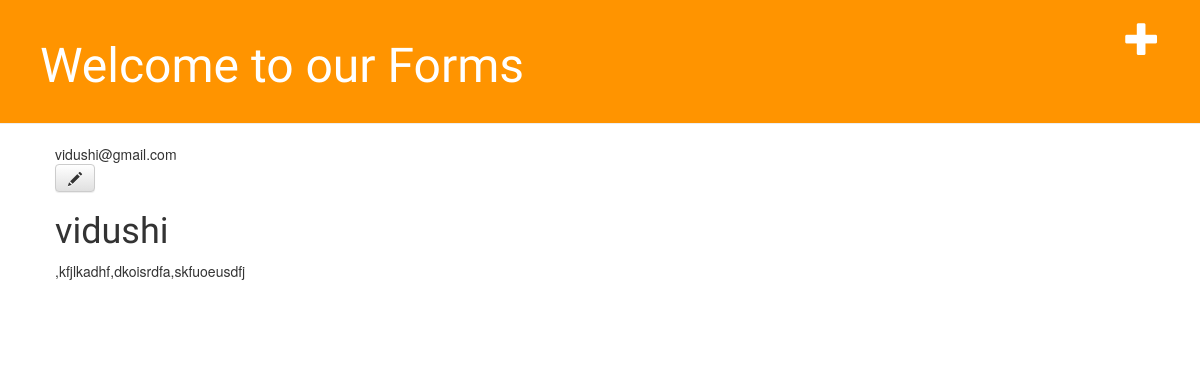
Before: /one/post/2/ with the older database file.
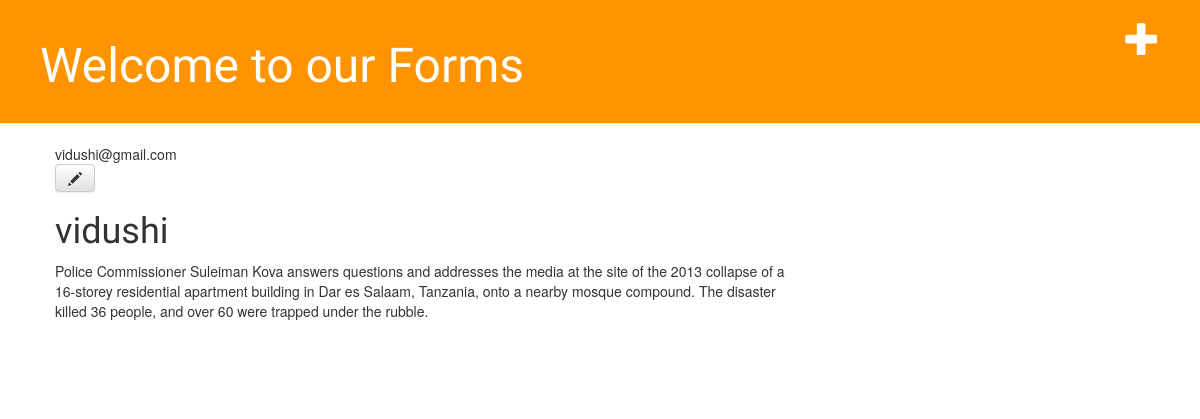
After: the same page with the newer database file.
### one/models.py (models this page shows, shortened)
class formy(models.Model):
    name = models.CharField(max_length=200)
    emailid = models.CharField(max_length=200)
    address = models.CharField(max_length=200)
    reviews = models.TextField()

### one/views.py (the view)
# urls.py: url(r'^post/(?P<pk>\d+)/$', views.post_detail, name='post_detail'),
def post_detail(request, pk):
    post = get_object_or_404(formy, pk=pk)
    return render(request, 'post_detail.html', {'post': post})

### one/templates/post_detail.html
{% extends 'base.html' %}
{% block content %}
    <div class="post">
        {% if post.emailid %}
            <div class="email">
                {{ post.emailid }}
            </div>
        {% endif %}
        <a class="btn btn-default" href="{% url 'post_edit' pk=post.pk %}"><span class="glyphicon glyphicon-pencil"></span></a>
        <h1>{{ post.name }}</h1>
        <p>{{ post.reviews|linebreaksbr }}</p>
    </div>
{% endblock %}

### one/templates/base.html (shortened to what this page needs)
{% load staticfiles %}
<html>
    <head>
        <link rel="stylesheet" href="//maxcdn.bootstrapcdn.com/bootstrap/3.2.0/css/bootstrap.min.css">
        <link rel="stylesheet" href="//maxcdn.bootstrapcdn.com/bootstrap/3.2.0/css/bootstrap-theme.min.css">
        <link rel="stylesheet" href="{% static 'css/blog.css' %}">
    </head>
    <body>
      <div class="page-header">
        <a href="{% url 'post_new' %}" class="top-menu"><span class="glyphicon glyphicon-plus"></span></a>
      <h1><a href="/">Welcome to our Forms</a></h1>
  </div>
  <div class="content container">
      <div class="row">
          <div class="col-md-8">
          {% block content %}
          {% endblock %}
          </div>
      </div>
  </div>
    </body>
</html>

Changed rows visible on the page:
changed formy "vidushi": reviews ",kfjlkadhf,dkoisrdfa,skfuoeusdfj" → "Police Commissioner Suleiman Kova answers questions and addresses the media at the site of the 2013 collapse of a 16-storey residential apartment building in Dar es Salaam, Tanzania, onto a nearby mosque compound. The disaster killed 36 people, and over 60 were trapped under the rubble."
